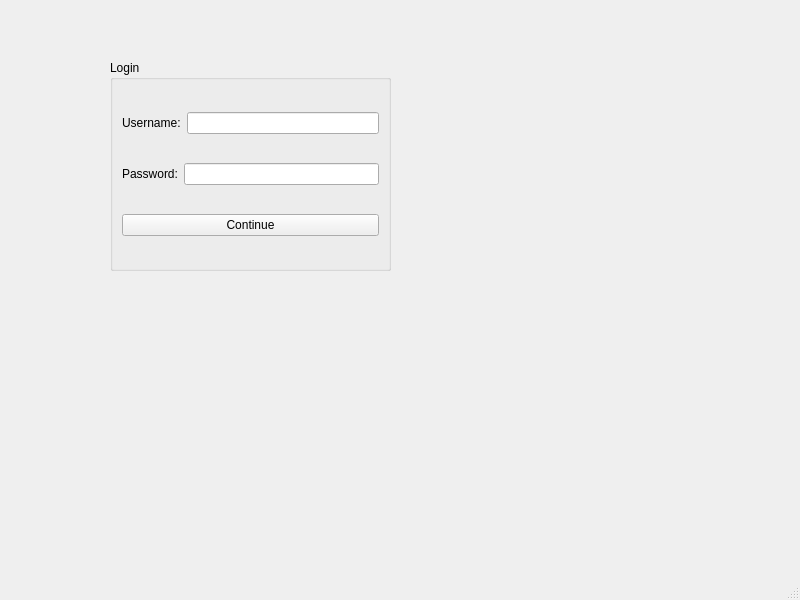
<?xml version="1.0" encoding="UTF-8"?>
<ui version="4.0">
 <class>MainWindow</class>
 <widget class="QMainWindow" name="MainWindow">
  <property name="geometry">
   <rect>
    <x>0</x>
    <y>0</y>
    <width>800</width>
    <height>600</height>
   </rect>
  </property>
  <property name="windowTitle">
   <string>MainWindow</string>
  </property>
  <widget class="QWidget" name="centralwidget">
   <widget class="QGroupBox" name="groupBox">
    <property name="geometry">
     <rect>
      <x>110</x>
      <y>60</y>
      <width>281</width>
      <height>211</height>
     </rect>
    </property>
    <property name="title">
     <string>Login</string>
    </property>
    <layout class="QVBoxLayout" name="verticalLayout">
     <item>
      <layout class="QHBoxLayout" name="horizontalLayout">
       <item>
        <widget class="QLabel" name="label">
         <property name="text">
          <string>Username:</string>
         </property>
        </widget>
       </item>
       <item>
        <widget class="QLineEdit" name="lineEdit"/>
       </item>
      </layout>
     </item>
     <item>
      <layout class="QHBoxLayout" name="horizontalLayout_2">
       <item>
        <widget class="QLabel" name="label_2">
         <property name="text">
          <string>Password:</string>
         </property>
        </widget>
       </item>
       <item>
        <widget class="QLineEdit" name="lineEdit_2">
         <property name="echoMode">
          <enum>QLineEdit::Password</enum>
         </property>
        </widget>
       </item>
      </layout>
     </item>
     <item>
      <widget class="QPushButton" name="pushButton">
       <property name="text">
        <string>Continue</string>
       </property>
      </widget>
     </item>
    </layout>
   </widget>
  </widget>
  <widget class="QMenuBar" name="menubar">
   <property name="geometry">
    <rect>
     <x>0</x>
     <y>0</y>
     <width>800</width>
     <height>17</height>
    </rect>
   </property>
  </widget>
  <widget class="QStatusBar" name="statusbar"/>
 </widget>
 <resources/>
 <connections/>
</ui>
